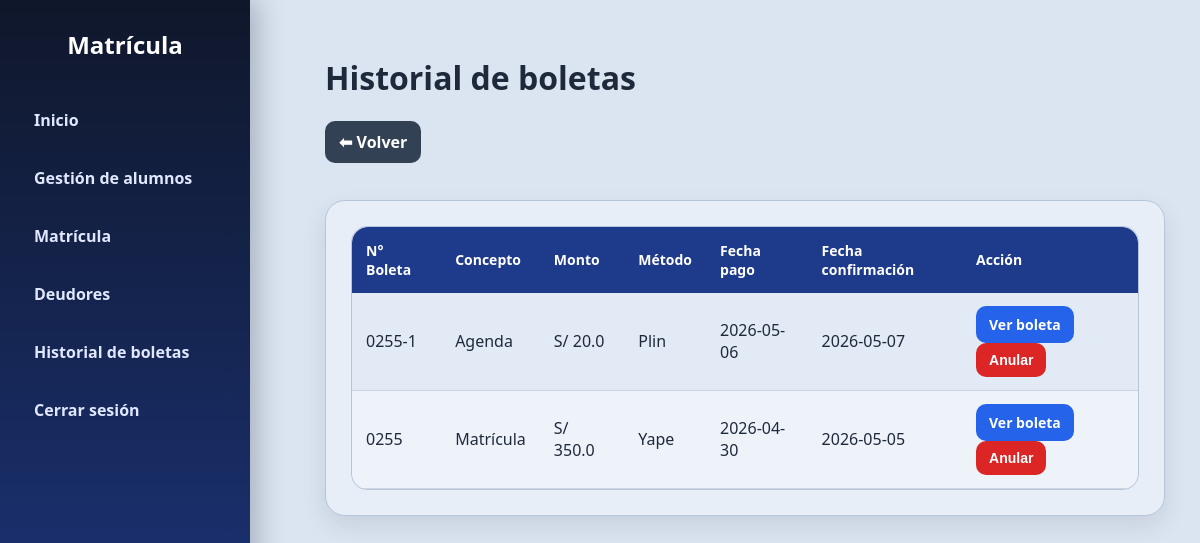
/boletas_alumno/202 (signed in), run on an earlier commit of the app's database.
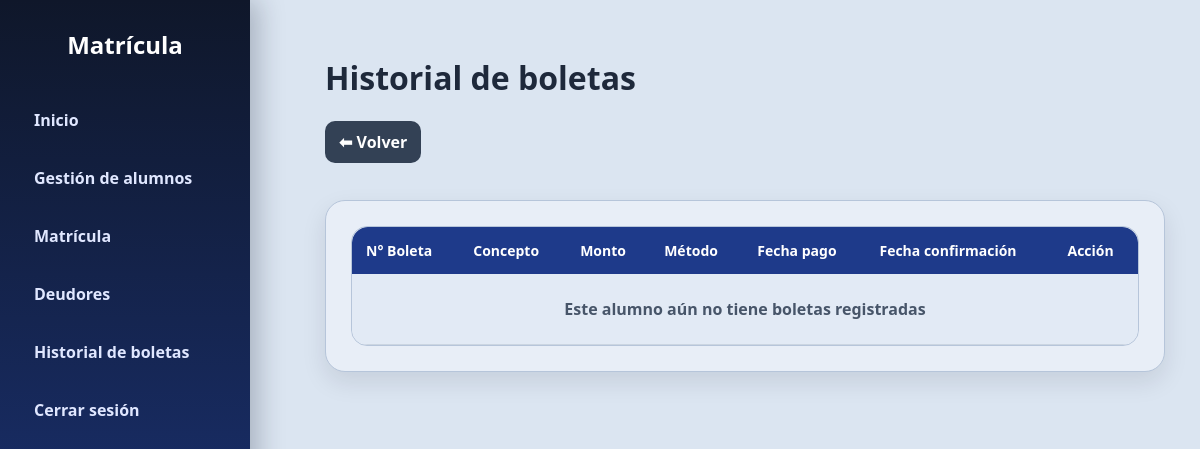
And on a later commit of the database.
### app.py (the view)
@app.route("/boletas_alumno/<int:alumno_id>")
def boletas_alumno(alumno_id):
    if "user" not in session:
        return redirect("/")
    conn = get_db()
    cur = conn.cursor()
    cur.execute("""
        SELECT id, nombres, apellidos, grado, seccion
        FROM alumnos
        WHERE id=?
    """, (alumno_id,))
    alumno = cur.fetchone()
    cur.execute("""
        SELECT
            id,
            numero_boleta,
            concepto,
            monto_recibido,
            metodo_pago,
            fecha_pago_real,
            fecha_confirmacion
        FROM boletas
        WHERE alumno_id=?
        ORDER BY id DESC
    """, (alumno_id,))
    boletas = cur.fetchall()
    conn.close()
    return render_template(
        "boletas_alumno.html",
        alumno=alumno,
        boletas=boletas
    )

### app.py (called while the page is built)
def get_db():
    return sqlite3.connect("colegio.db")

@app.context_processor
def injectar_usuario():
    return {
        "usuario_actual": session.get("user"),
        "rol_actual": session.get("rol")
    }

### templates/boletas_alumno.html (shortened to what this page needs)
<!DOCTYPE html>
<html lang="es">
<head>
<link rel="stylesheet" href="/static/style.css">
</head>
<body>
<div class="sidebar">
    <h2>Matrícula</h2>
    <a href="/dashboard">Inicio</a>
    <a href="/alumnos">Gestión de alumnos</a>
    <a href="/matricula">Matrícula</a>
    <a href="/deudores">Deudores</a>
    <a href="/boletas">Historial de boletas</a>
    <a href="/logout">Cerrar sesión</a>
</div>
<div class="content">
<h1>Historial de boletas</h1>
<a class="btn-volver" href="/boletas">⬅ Volver</a>
<br><br>
<div class="card">
<div class="table-container">
<table>
<tr>
    <th>N° Boleta</th>
    <th>Concepto</th>
    <th>Monto</th>
    <th>Método</th>
    <th>Fecha pago</th>
    <th>Fecha confirmación</th>
    <th>Acción</th>
</tr>
{% for b in boletas %}
<tr>
    <td>{{ b[1] }}</td>
    <td>{{ b[2] }}</td>
    <td>S/ {{ b[3] }}</td>
    <td>{{ b[4] }}</td>
    <td>{{ b[5] }}</td>
    <td>{{ b[6] }}</td>
    <td>
        <a class="btn btn-primary" href="/boleta/{{ b[0] }}">Ver boleta</a>
        <form method="POST"
              action="/anular_boleta/{{ b[0] }}"
              style="display:inline;"
              onsubmit="return confirm('¿Seguro que deseas anular esta boleta? El monto volverá a deuda pendiente.');">
            <button type="submit" class="btn btn-danger">
                Anular
            </button>
        </form>
    </td>
</tr>
{% else %}
<tr>
    <td class="vacio" colspan="7">Este alumno aún no tiene boletas registradas</td>
</tr>
{% endfor %}
</table>
</div>
</div>
</div>
</body>
</html>

What changed in the data, as far as the page shows it:
removed boletas: numero_boleta "0255-1", concepto "Agenda", monto_recibido "20.0", metodo_pago "Plin", fecha_pago_real "2026-05-06", fecha_confirmacion "2026-05-07"
removed boletas: numero_boleta "0255", concepto "Matrícula", monto_recibido "350.0", metodo_pago "Yape", fecha_pago_real "2026-04-30", fecha_confirmacion "2026-05-05"
Also different on the page:
text now shown: "Este alumno aún no tiene boletas registradas"
